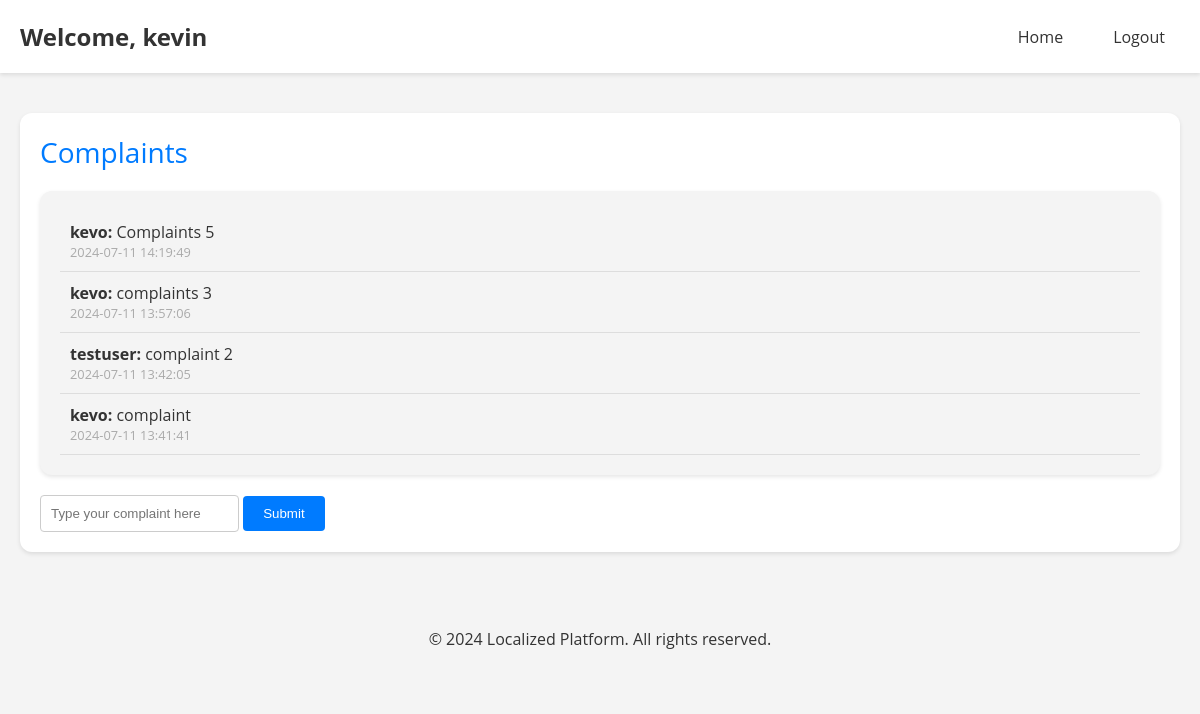
Screenshot of /complaints.php (signed in) with the database file from the repository.
### tables this page shows
CREATE TABLE `complaints` (
  `id` int(11) NOT NULL,
  `username` varchar(50) NOT NULL,
  `complaint` text NOT NULL,
  `timestamp` timestamp NOT NULL DEFAULT current_timestamp()
);

### complaints.php (the view, shortened to what this page needs)
<!DOCTYPE html>
<html lang="en">
<head>
    <link rel="stylesheet" href="css/community.css">
</head>
<body>
    <header class="header">
        <div class="container">
            <h1>Welcome, <?php echo htmlspecialchars($_SESSION['username']); ?></h1>
            <nav class="nav">
                <ul>
                    <li><a href="index.php">Home</a></li>
                    <li><a href="php/logout.php">Logout</a></li>
                </ul>
            </nav>
        </div>
    </header>
    <main>
        <div class="container">
            <section class="section complaints-section">
                <div class="section-header">Complaints</div>
                <div class="section-content">
                    <?php
                    include 'php/config.php';
                    $stmt = $conn->prepare("SELECT username, complaint, timestamp FROM complaints ORDER BY timestamp DESC");
                    $stmt->execute();
                    $stmt->bind_result($username, $complaint, $timestamp);
                    while ($stmt->fetch()) {
                        echo '<div class="message">';
                        echo '<strong>' . htmlspecialchars($username) . ':</strong> ';
                        echo '<span>' . htmlspecialchars($complaint) . '</span>';
                        echo '<div class="timestamp">' . $timestamp . '</div>';
                        echo '</div>';
                    }
                    ?>
                </div>
                <div class="form">
                    <form action="php/post_complaint.php" method="post">
                        <input type="text" name="complaint" placeholder="Type your complaint here" required>
                        <button type="submit">Submit</button>
                    </form>
                </div>
            </section>
        </div>
    </main>
    <footer>
        <p>&copy; 2024 Localized Platform. All rights reserved.</p>
    </footer>
</body>
</html>

### css/community.css (style rules this page uses)
body { font-family: 'Open Sans', 'Segoe UI', Tahoma, Geneva, Verdana, sans-serif; margin: 0; padding: 0; background-color: #f4f4f4; color: #333; }
.container { max-width: 1200px; margin: 0 auto; padding: 0 20px; }
header { background: #fff; color: #333; padding: 20px 0; box-shadow: 0 2px 4px rgba(0, 0, 0, 0.1); position: sticky; top: 0; z-index: 1000; }
.header .container { display: flex; justify-content: space-between; align-items: center; max-width: 1200px; margin: 0 auto; padding: 0 20px; }
.header h1 { font-size: 24px; margin: 0; color: #333; }
.nav ul { list-style: none; padding: 0; margin: 0; display: flex; }
.nav ul li { margin-left: 20px; }
.nav ul li a { color: #333; text-decoration: none; padding: 10px 15px; border-radius: 4px; transition: background 0.3s; }
.section { margin: 40px 0; padding: 20px; background: #fff; border-radius: 12px; box-shadow: 0 2px 4px rgba(0, 0, 0, 0.1); }
.section-header { margin-bottom: 20px; font-size: 28px; color: #007bff; }
.section-content { max-height: 500px; overflow-y: auto; margin-bottom: 20px; padding: 20px; background: #f4f4f4; border-radius: 12px; box-shadow: 0 2px 4px rgba(0, 0, 0, 0.1); }
.message { padding: 10px; border-bottom: 1px solid #ddd; }
.timestamp { font-size: 0.8em; color: #aaa; }
.form { display: flex; align-items: center; gap: 10px; }
.form input[type="text"] { flex-grow: 1; padding: 10px; border: 1px solid #ccc; border-radius: 4px; }
.form button { padding: 10px 20px; background: #007bff; color: white; border: none; border-radius: 4px; cursor: pointer; transition: background 0.3s; }
footer { text-align: center; padding: 20px 0; background: #f4f4f4; color: #333; }

### rows the page displays
complaints: username "kevo", complaint "Complaints 5", timestamp "2024-07-11 14:19:49"
complaints: username "kevo", complaint "complaints 3", timestamp "2024-07-11 13:57:06"
complaints: username "testuser", complaint "complaint 2", timestamp "2024-07-11 13:42:05"
complaints: username "kevo", complaint "complaint", timestamp "2024-07-11 13:41:41"

### other values shown
$_SESSION['username'] "kevin"
